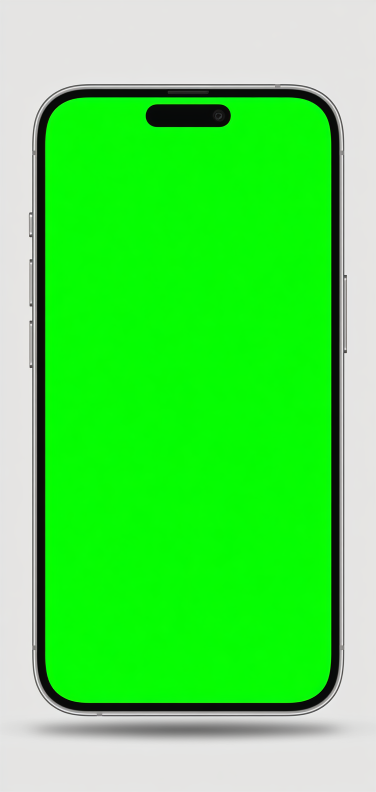
#> input picture docs/store-screenshots/phone.png, 752 x 1584 px, given in place of 200° 15° 15°.png, which was not available (shown at 1/2 size)
$ python generate_angled.py
#> lines starting #> are read from the running program, lines starting #| are printed output that depends on the picture; pictures that were not available may be replaced by others from this repository, and a replacement may not be noted
#!/usr/bin/env python3
"""
App Store panels from the user's angled 3D phone renders (square 2160x2160,
light-grey bg, app screenshot already composited inside the device).

For each render: flood-fill the light-grey background to transparent, place the
device on a soft per-panel color background, add the matching caption headline
+ subline on top. Output portrait 1290x2796 -> out/appstore/01..06.png.
"""
import os
from PIL import Image, ImageDraw, ImageFont, ImageFilter

BASE = os.path.dirname(os.path.abspath(__file__))
SRC = os.path.join(BASE, "out")
OUT = os.path.join(BASE, "out", "appstore")
os.makedirs(OUT, exist_ok=True)

W, H = 1290, 2796
ROUND = "/System/Library/Fonts/SFNSRounded.ttf"
ARIAL = "/System/Library/Fonts/Supplemental/Arial.ttf"
INK = (24, 32, 48)
GREY = (96, 110, 132)

# file, headline, accent_word, subline, (bg_top, bg_bottom)
PANELS = [
 ("200° 15° 15°.png", "Private by default", "Private",
  "End-to-end encrypted. A new key for every message.",
  ((224, 246, 238), (214, 226, 250))),
 ("140° 1° 0°.png", "No servers. Seriously.", "servers.",
  "Every message is an on-chain event - nothing to shut down.",
  ((220, 235, 252), (232, 224, 250))),
 ("215° 20° 0°.png", "Hide who, when, how", "Hide",
  "Stealth addresses and cover traffic mask your metadata.",
  ((236, 228, 250), (224, 240, 244))),
 ("215° 12° -25°.png", "No phone. No email.", "No",
  "Your identity is a key only you hold. Find friends by nickname.",
  ((252, 240, 224), (250, 226, 230))),
 ("135° 0° -25°.png", "Send value in chat", "value",
  "A built-in Solana wallet - pay or gift right inside a chat.",
  ((224, 246, 236), (224, 238, 252))),
 ("140° 0° 0°.png", "Own your identity", "Own",
  "On-chain NFT avatars and nicknames - truly yours.",
  ((250, 230, 244), (232, 228, 250))),
]
ACCENT = (16, 160, 120)


def gradient(top, bot):
    base = Image.new("RGB", (W, H), bot)
    t = Image.new("RGB", (W, H), top)
    m = Image.new("L", (W, H))
    md = m.load()
    for y in range(H):
        v = int(255 * (1 - y / H))
        for x in range(0, W, 4):
            for dx in range(4):
                if x + dx < W:
                    md[x + dx, y] = v
    return Image.composite(t, base, m)


def cut_phone(path):
    """Flood-fill the light-grey background from the corners -> transparent."""
    img = Image.open(path).convert("RGB")
    key = (255, 0, 255)
    w, h = img.width, img.height
    seeds = [(2, 2), (w - 3, 2), (2, h - 3), (w - 3, h - 3),   # black border corners
             (w // 2, 4), (w // 2, h - 5), (4, h // 2), (w - 5, h // 2)]  # grey edges
    for c in seeds:
        ImageDraw.floodfill(img, c, key, thresh=30)
    px = img.load()
    alpha = Image.new("L", img.size, 255)
    ap = alpha.load()
    for y in range(img.height):
        for x in range(img.width):
            if px[x, y] == key:
                ap[x, y] = 0
    # density-based bbox: ignore stray shadow specks, crop tight to the device
    ad = alpha.load()
    W0, H0 = alpha.size
    colcnt = [sum(1 for y in range(H0) if ad[x, y] > 40) for x in range(W0)]
    rowcnt = [sum(1 for x in range(W0) if ad[x, y] > 40) for y in range(H0)]
    cx = max(colcnt); cyv = max(rowcnt)
    xs = [x for x, c in enumerate(colcnt) if c > cx * 0.04]
    ys = [y for y, c in enumerate(rowcnt) if c > cyv * 0.04]
    box = (min(xs), min(ys), max(xs) + 1, max(ys) + 1)
    alpha = alpha.filter(ImageFilter.GaussianBlur(1.1))
    out = img.convert("RGBA")
    out.putalpha(alpha)
    return out.crop(box)


def build(i, fname, headline, aw, sub, colors):
#> called with i = 1, fname = '200° 15° 15°.png', headline = 'Private by default', aw = 'Private', colors = ((224, 246, 238), (214, 226, 250))
    img = Image.new("RGB", (W, H), (255, 255, 255)).convert("RGBA")
#> img: PIL image 1290x2796 RGBA; every value is 255
    d = ImageDraw.Draw(img)
    hf = ImageFont.truetype(ROUND, 104)
    sf = ImageFont.truetype(ARIAL, 46)
    space = d.textlength(" ", font=hf)
#> space = 33.06

    # headline (wrap, one accent word teal)
    parts = [(w, w == aw) for w in headline.split()]
    lines, cur, cw = [], [], 0.0
    for w, acc in parts:
        ww = d.textlength(w, font=hf)
        if cur and cw + space + ww > W - 150:
            lines.append(cur); cur, cw = [], 0.0
        cur.append((w, acc, ww)); cw += (space if len(cur) > 1 else 0) + ww
#> this loop made 3 passes
#> (ww, cw) on passes 1 to 3: (362.6, 362.6), (127.6, 523.2), (365.9, 922.2)
#> after the loop, cur = [('Private', True, 362.6), ('by', False, 127.6), ('default', False, 365.9)]; cw = 922.2; lines = []
    if cur:
        lines.append(cur)
    y = 150
    for line in lines:
        tot = sum(w for _, _, w in line) + space * (len(line) - 1)
        x = (W - tot) // 2
        for w, acc, ww in line:
            d.text((x, y), w, font=hf, fill=ACCENT if acc else INK); x += ww + space
        y += 124
#> this loop made 1 pass
#> (tot, y) on pass 1: (922.2, 274)
#> after the loop, y = 274
    y += 8
#> y = 282

    # subline (wrap)
    words, sl, scur = sub.split(), [], ""
    for w in words:
        t = (scur + " " + w).strip()
        if d.textlength(t, font=sf) <= W - 200:
            scur = t
        else:
            sl.append(scur); scur = w
#> after the loop, sl = 1 item
    if scur:
        sl.append(scur)
    for ln in sl:
        d.text((W // 2, y), ln, font=sf, fill=GREY, anchor="ma"); y += 60
#> this loop made 2 passes
#> y on pass 1: 342
#> (ln, y) on pass 2: ('message.', 402)
#> after the loop, y = 402

    # phone BIG: fill remaining height under caption, clip side-bleed if needed
    ph = cut_phone(os.path.join(SRC, fname))
#> in cut_phone, img is the input picture: PIL image 752x1584 RGB; mean R, G, B 86.4, 226.9, 83.7
#> after the loop in cut_phone, `for c in seeds:`:
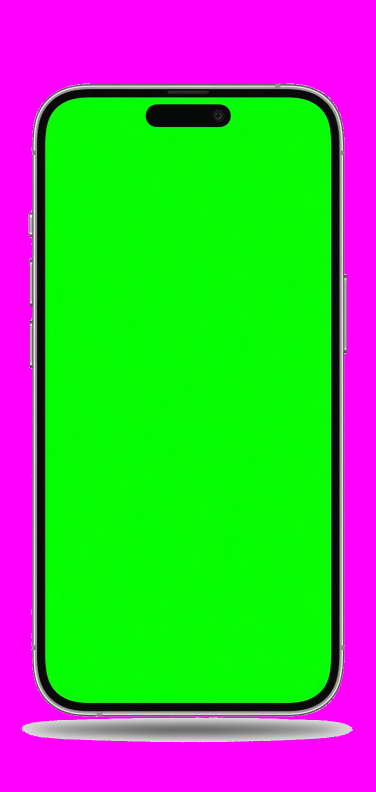
#> img: PIL image 752x1584 RGB (shown at 1/2 size); mean R, G, B 94.7, 154.1, 92.6
#> in cut_phone, `alpha = Image.new("L", img.size, 255)`: alpha: PIL image 752x1584 L; every value is 255
#> in cut_phone, `colcnt = [sum(1 for y in range(H0) if ad[x, y] > 40) for x in range(W0)]`: colcnt = 752 values, max 1315 at index 397, min 0 at index 0, mean 1078.5
#> in cut_phone, `rowcnt = [sum(1 for x in range(W0) if ad[x, y] > 40) for y in range(H0)]`: rowcnt = 1584 values, max 663 at index 1459, min 0 at index 0, mean 512
#> in cut_phone, `cx = max(colcnt)`: cx = 1315
#> in cut_phone, `cyv = max(rowcnt)`: cyv = 663
#> in cut_phone, `xs = [x for x, c in enumerate(colcnt) if c > cx * 0.04]`: xs = 637 values from 57 to 693
#> in cut_phone, `ys = [y for y, c in enumerate(rowcnt) if c > cyv * 0.04]`: ys = 1315 values from 167 to 1483
#> in cut_phone, `box = (min(xs), min(ys), max(xs) + 1, max(ys) + 1)`: box = (57, 167, 694, 1484)
#> in cut_phone, `alpha = alpha.filter(ImageFilter.GaussianBlur(1.1))`:
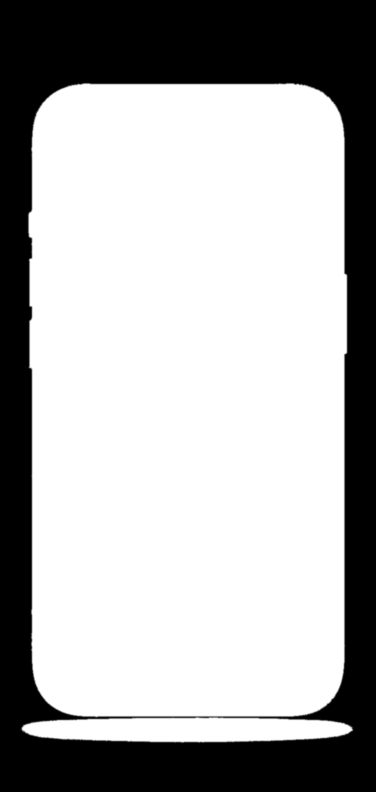
#> alpha: PIL image 752x1584 L (shown at 1/2 size); min 0, max 255, mean 173.6
#> in cut_phone, `out.putalpha(alpha)`:
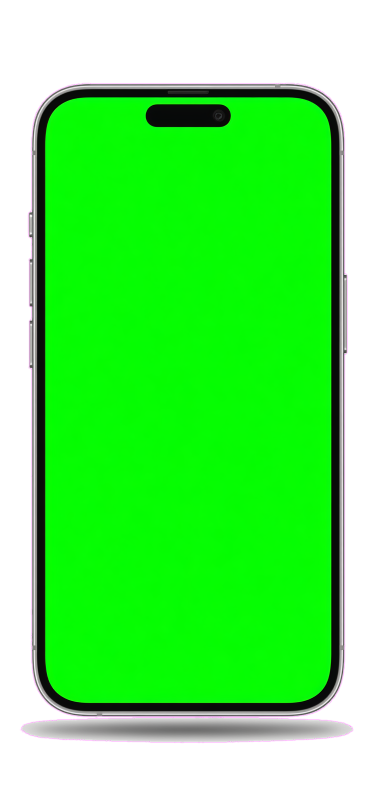
#> out: PIL image 752x1584 RGBA (shown at 1/2 size); mean R, G, B, A 94.7, 154.1, 92.6, 173.6; transparent parts drawn white
#> in cut_phone, `return out.crop(box)`:
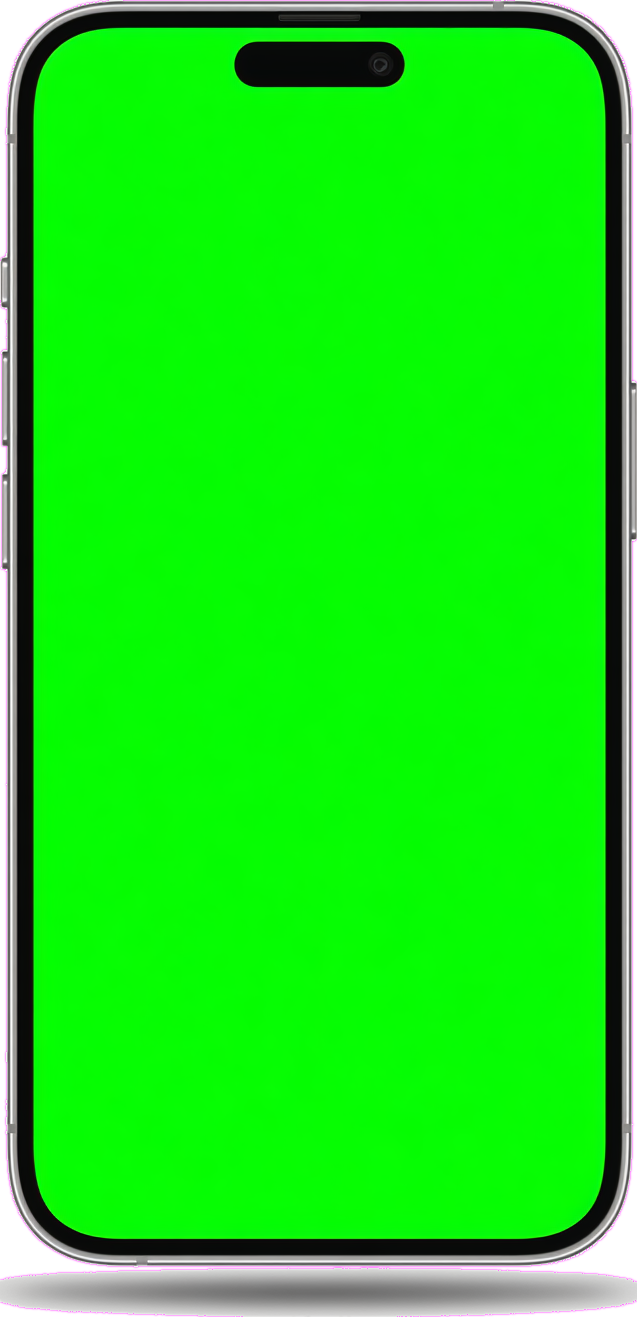
#> returned value: PIL image 637x1317 RGBA; mean R, G, B, A 27.4, 218.7, 24.4, 246.4; transparent parts drawn white
    top = y + 10
#> top = 412
    th = H - top - 10               # fill to near bottom
#> th = 2374
    r = th / ph.height
#> r = 1.8
    if ph.width * r > 1480:         # cap side-bleed
        r = 1480 / ph.width
    ph = ph.resize((int(ph.width * r), int(ph.height * r)), Image.LANCZOS)
    fx = (W - ph.width) // 2
#> fx = 71
    fy = top + max(0, (H - top - ph.height) // 2)   # center in space below caption
#> fy = 417
    img.alpha_composite(ph, (fx, fy))
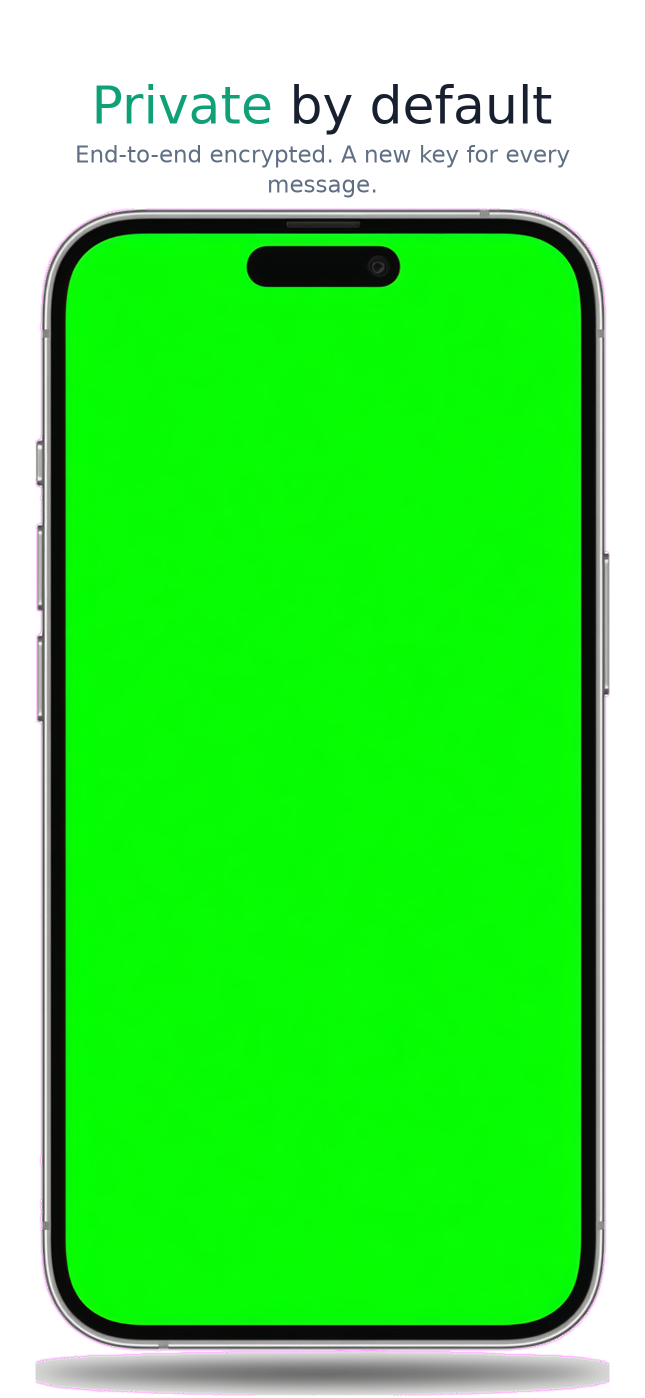
#> img: PIL image 1290x2796 RGBA (shown at 1/2 size); mean R, G, B, A 81.4, 232.5, 79.6, 255

    out = os.path.join(OUT, f"{i:02d}.png")
    img.convert("RGB").save(out, "PNG")
    return out


if __name__ == "__main__":
    for idx, (fn, hl, aw, sub, cols) in enumerate(PANELS, 1):
#> (the run stopped early here; a loop or call above may not have finished)
